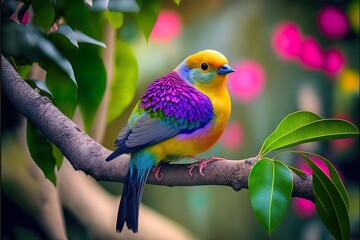
#> input picture data/bird_02.jpg, 360 x 240 px, found by its file name
$ python ColorSpace.py
#> lines starting #> are read from the running program, lines starting #| are printed output that depends on the picture
import cv2 as cv
import os

#Reading the Image
image = cv.imread(os.path.join('.','data','bird_02.jpg'))
#> image is the input picture: shape (240, 360, 3); mean B, G, R 71.5, 89, 92.3

#Covert the original image(BGR) to various color space like RGB,GRAY,HSV

#convert to RGB, using the "convert color" method
image_RGB = cv.cvtColor(image,cv.COLOR_BGR2RGB)

#convert to GRAY, using the "convert color" method
image_GRAY = cv.cvtColor(image,cv.COLOR_BGR2GRAY)
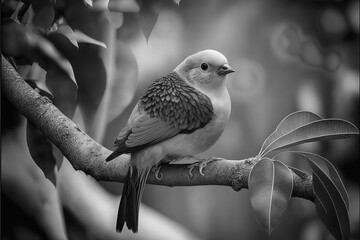
#> image_GRAY: shape (240, 360); min 1, max 252, mean 88

#convert to HSV, using the "convert color" method
image_HSV = cv.cvtColor(image,cv.COLOR_BGR2HSV)
#> image_HSV: shape (240, 360, 3); mean H, S, V 72, 136.6, 112.2


#Visualize the Image
cv.imshow("BGR-space",image)
cv.imshow("RGB-space",image_RGB)
cv.imshow("GRAY-space",image_GRAY)
cv.imshow("HSV-space",image_HSV)
cv.waitKey(0)

$ run again, with data/bird_01.jpg copied over data/bird_02.jpg
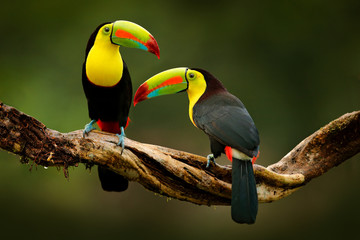
#> input picture data/bird_01.jpg, 360 x 240 px, found by its file name
#> image is the input picture: shape (240, 360, 3); mean B, G, R 22.6, 61, 62.8
#> `image_GRAY = cv.cvtColor(image,cv.COLOR_BGR2GRAY)`:
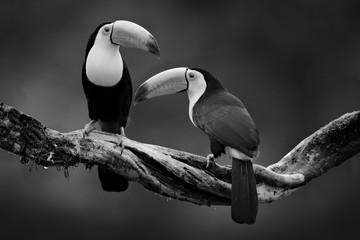
#> image_GRAY: shape (240, 360); min 0, max 251, mean 57.1
#> image_HSV: shape (240, 360, 3); mean H, S, V 32.9, 174.9, 68.4

$ run again, with data/bear_01.jpg copied over data/bird_02.jpg
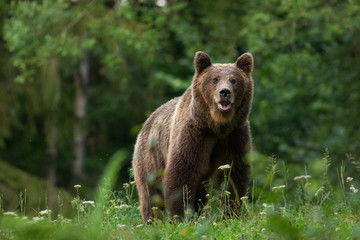
#> input picture data/bear_01.jpg, 360 x 240 px, found by its file name
#> image is the input picture: shape (240, 360, 3); mean B, G, R 44, 81.9, 67.3
#> `image_GRAY = cv.cvtColor(image,cv.COLOR_BGR2GRAY)`:
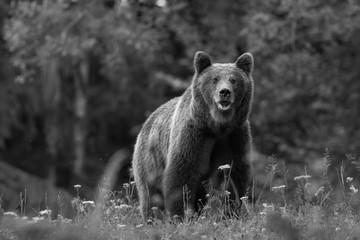
#> image_GRAY: shape (240, 360); min 0, max 250, mean 73.2
#> image_HSV: shape (240, 360, 3); mean H, S, V 40.6, 126.4, 84
